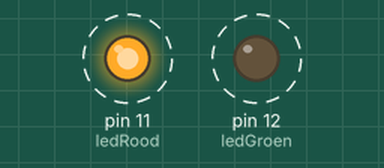
Recording of a sketch running on a simulated Arduino Uno, built with avr-gcc and run on an emulated ATmega328P. Parts: output pins drawn as LEDs (lit = HIGH). Dashed ring = blinking.

Above: at 0.5 s.
Timing chart, 0 to 4.6 s (numbered marks = the images above):
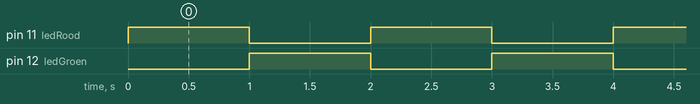

Measured:
- by itself, pin 11 (ledRood), pin 12 (ledGroen): alternates HIGH for 1.0 s and LOW for 1.0 s
- by itself, everything shown: repeats every 2.0 s, in 3 steps

The sketch:

opdrachtEen.ino
```cpp
// De te gebruiken pinnen definiëren
const int ledRood = 11;
const int ledGroen = 12;

void setup()
{
  // Functie aanroepen om pinmodes in te stellen
  setupPinModes();
}

void loop()
{
  // Roep de functie blinkLeds aan
  blinkLeds();
}

void setupPinModes()
{
  // Pinmodes instellen voor de hierboven gedefinieerde pinnen
  pinMode(ledRood, OUTPUT);
  pinMode(ledGroen, OUTPUT);
}

void blinkLeds()
{
  // Zet de rode led aan
  digitalWrite(ledRood, HIGH);
  // Wacht 1 seconde
  delay(1000);
  // Zet de rode led uit
  digitalWrite(ledRood, LOW);
  // Zet de groene led aan
  digitalWrite(ledGroen, HIGH);
  // Wacht 1 seconde
  delay(1000);
  // Zet de groene led uit
  digitalWrite(ledGroen, LOW);
}
```
